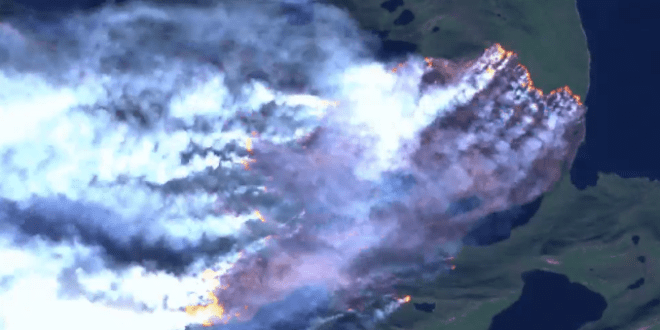
#> input picture MyPhotoshop/images/greenland-fire.png, 660 x 330 px
$ python fire.py
#> lines starting #> are read from the running program, lines starting #| are printed output that depends on the picture
### MyPhotoshop/simpleimage.py
#!/usr/bin/env python3

"""
Stanford CS106AP SimpleImage
Nick Parlante, Sonja Johnson-Yu, and Nick Bowman
 -6/2019 version has file reading, pix, and foreach iterator

SimpleImage Features:
Create image:
    image = SimpleImage.blank(400, 200)   # create new image of size
    image = SimpleImage('foo.jpg')        # create from file

Access size
    image.width, image.height

Iterate over all pixels:
    for pixel in image:
        #do something with pixel

Get pix at x,y
    pix = image.get_pix(x, y)
    # pix is RGB tuple like (100, 200, 0)

Set pix at x,y
    image.set_pix(x, y, pix)   # set data by tuple also

Get Pixel object at x,y
    pixel = image.get_pixel(x, y)
    pixel.red = 0
    pixel.blue = 255

Show image on screen
    image.show()

The main() function below demonstrates the above functions as a test.
"""

import sys
# If the following line fails, "Pillow" needs to be installed
from PIL import Image


def clamp(num):
    """
    Return a "clamped" version of the given num,
    converted to be an int limited to the range 0..255 for 1 byte.
    """
    num = int(num)
    if num < 0:
        return 0
    if num >= 256:
        return 255
    return num


class Pixel(object):
    """
    A pixel at an x,y in a SimpleImage.
    Supports set/get .red .green .blue
    and get .x .y
    """
    def __init__(self, image, x, y):
        self.image = image
        self._x = x
        self._y = y

    def __str__(self):
        return 'r:' + str(self.red) + ' g:' + str(self.green) + ' b:' + str(self.blue)

    # Pillow image stores each pixel color as a (red, green, blue) tuple.
    # So the functions below have to unpack/repack the tuple to change anything.

    @property
    def red(self):
        return self.image.px[self._x, self._y][0]

    @red.setter
    def red(self, value):
        rgb = self.image.px[self._x, self._y]
        self.image.px[self._x, self._y] = (clamp(value), rgb[1], rgb[2])

    @property
    def green(self):
        return self.image.px[self._x, self._y][1]

    @green.setter
    def green(self, value):
        rgb = self.image.px[self._x, self._y]
        self.image.px[self._x, self._y] = (rgb[0], clamp(value), rgb[2])

    @property
    def blue(self):
        return self.image.px[self._x, self._y][2]

    @blue.setter
    def blue(self, value):
        rgb = self.image.px[self._x, self._y]
        self.image.px[self._x, self._y] = (rgb[0], rgb[1], clamp(value))

    @property
    def x(self):
        return self._x

    @property
    def y(self):
        return self._y


# color tuples for background color names 'red' 'white' etc.
BACK_COLORS = {
    'white': (255, 255, 255),
    'black': (0, 0, 0),
    'red': (255, 0, 0),
    'green': (0, 255, 0),
    'blue': (0, 0, 255),
}


class SimpleImage(object):
    def __init__(self, filename, width=0, height=0, back_color=None):
        """
        Create a new image. This case works: SimpleImage('foo.jpg')
        To create a blank image use SimpleImage.blank(500, 300)
        The other parameters here are for internal/experimental use.
        """
#> called with filename = 'images/greenland-fire.png', width = 0, height = 0
        # Create pil_image either from file, or making blank
        if filename:
            self.pil_image = Image.open(filename).convert("RGB")
#> self.pil_image is the input picture: PIL image 660x330 RGB; mean R, G, B 115, 132.5, 167.3
            if self.pil_image.mode != 'RGB':
                raise Exception('Image file is not RGB')
            self._filename = filename  # hold onto
        else:
            if not back_color:
                back_color = 'white'
            color_tuple = BACK_COLORS[back_color]
            if width == 0 or height == 0:
                raise Exception('Creating blank image requires width/height but got {} {}'
                                .format(width, height))
            self.pil_image = Image.new('RGB', (width, height), color_tuple)
        self.px = self.pil_image.load()
        size = self.pil_image.size
#> size = (660, 330)
        self._width = size[0]
#> self._width = 660
        self._height = size[1]
#> self._height = 330
        self.curr_x = 0
        self.curr_y = 0

    def __iter__(self):
        return self

    def __next__(self):
        if self.curr_x < self.width and self.curr_y < self.height:
            x = self.curr_x
#> x = 0
            y = self.curr_y
            self.increment_curr_counters()
            return Pixel(self, x, y)
        else:
            self.curr_x = 0
            self.curr_y = 0
            raise StopIteration()

    def increment_curr_counters(self):
        self.curr_x += 1
        if self.curr_x == self.width:
            self.curr_x = 0
            self.curr_y += 1

    # [9 lines left out: functions blank, file, not called in this run]

    @property
    def width(self):
        """Width of image in pixels."""
        return self._width

    @property
    def height(self):
        """Height of image in pixels."""
        return self._height

    # [25 lines left out: functions get_pixel, set_pixel, set_rgb, not called in this run]

    def get_pix(self, x, y):
        """Get pix RGB tuple (200, 100, 50) for the given x,y."""
        return self.px[x, y]

    def set_pix(self, x, y, pix):
        """Set the given pix RGB tuple into the image at the given x,y."""
        self.px[x, y] = pix

    def show(self):
        """Displays the image using an external utility."""
        self.pil_image.show()

    # [39 lines left out: functions make_as_big_as, main, not called in this run]


# [2 lines that do not run on import are left out]

### MyPhotoshop/fire.py
"""
File: fire.py
Name: Michelle
---------------------------------
This file contains a method called
highlight_fires which detects the
pixels that are recognized as fire
and highlights them for better observation.
"""
from simpleimage import SimpleImage


HURDLE_FACTOR = 1.05


def highlight_fires(filename):
    """
    :param filename: str, Import image path
    :return: SimpleImage, Mark the picture of the fire area
    Function: Mark fire area
    Principle: Use mean value comparison to find the area with high R value and mark it out
    """
    # open the image
    img = SimpleImage(filename)

    for pixel in img:
        grayscale = (pixel.red + pixel.green + pixel.blue) // 3

        if pixel.red > grayscale * HURDLE_FACTOR:
            # highlight fires
            pixel.red = 255
            pixel.green = 0
            pixel.blue = 0
        else:
            # grayscale
            pixel.red = grayscale
            pixel.green = grayscale
            pixel.blue = grayscale

    return img


def main():
    """
    Function: Mark fire area
    Principle: Display the original picture and the special fire area picture
    """
    original_fire = SimpleImage('images/greenland-fire.png')
    original_fire.show()
    highlighted_fire = highlight_fires('images/greenland-fire.png')
    highlighted_fire.show()
#> in show (call 2), `self.pil_image.show()`:
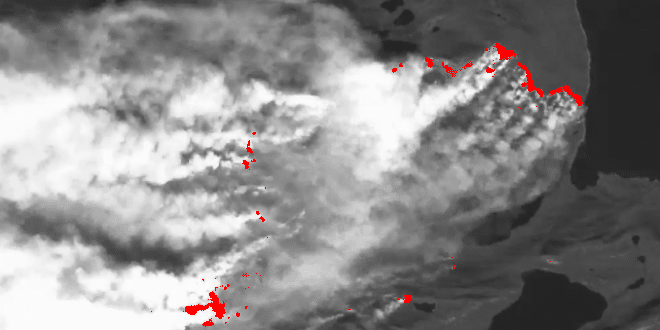
#> shown: PIL image 660x330 RGB; mean R, G, B 138.6, 136.8, 136.8


# DO NOT EDIT CODE BELOW THIS LINE #

if __name__ == '__main__':
    main()

$ run again, with MyPhotoshop/images/mt-rainier.jpg saved as MyPhotoshop/images/greenland-fire.png
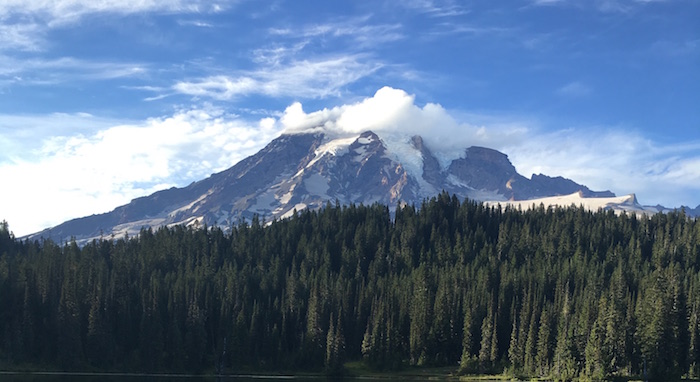
#> input picture MyPhotoshop/images/mt-rainier.jpg, 700 x 382 px
#> in __init__, self.pil_image is the input picture: PIL image 700x382 RGB; mean R, G, B 93.7, 115, 141.6
#> in show (call 2), `self.pil_image.show()`:
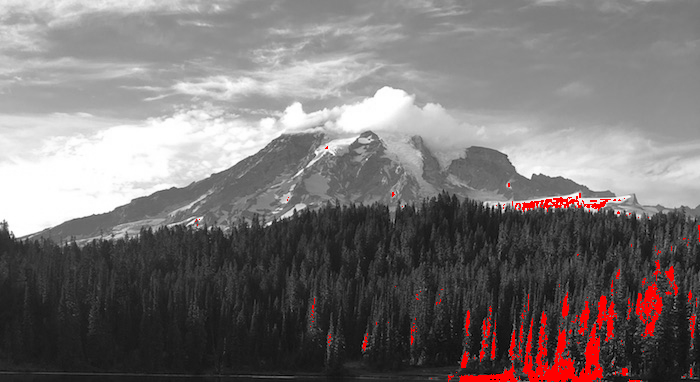
#> shown: PIL image 700x382 RGB; mean R, G, B 120.1, 114.4, 114.4
